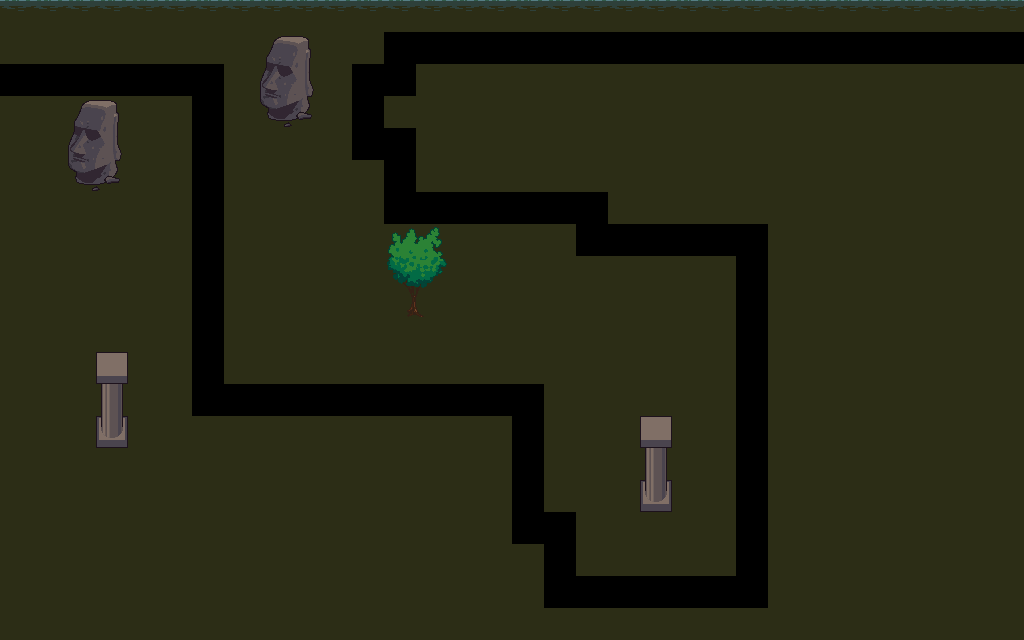

A level layout from a 2D game, rendered from its tile map. Below: a short description, then the map file with its tile-grid data intact:
An orthogonal 32x20 tile map with 32x32 px tiles, 2 tile layers (floor, top), 2 tilesets.

<map version="1.5" tiledversion="1.5.0" orientation="orthogonal" renderorder="right-down" width="32" height="20" tilewidth="32" tileheight="32" infinite="0" nextlayerid="3" nextobjectid="1">
 <editorsettings>
  <export target="td.json" format="json" />
 </editorsettings>
 <tileset firstgid="1" name="items" tilewidth="32" tileheight="32" tilecount="256" columns="16">
  <image source="items.png" width="512" height="512" />
 </tileset>
 <tileset firstgid="257" name="terrain_atlas" tilewidth="32" tileheight="32" tilecount="1024" columns="32">
  <image source="terrain_atlas.png" width="1024" height="1024" />
 </tileset>
 <layer id="1" name="floor" width="32" height="20">
  <data encoding="csv">
334,334,334,334,334,334,334,334,334,334,334,334,334,334,334,334,334,334,334,334,334,334,334,334,334,334,334,334,334,334,334,334,
366,366,366,366,366,366,366,366,366,366,366,366,444,444,444,444,444,444,444,444,444,444,444,444,444,444,444,444,444,444,444,444,
444,444,444,444,444,444,444,366,366,366,366,444,444,366,366,366,366,366,366,366,366,366,366,366,366,366,366,366,366,366,366,366,
366,366,366,366,366,366,444,366,366,366,366,444,366,366,366,366,366,366,366,366,366,366,366,366,366,366,366,366,366,366,366,366,
366,366,366,366,366,366,444,366,366,366,366,444,444,366,366,366,366,366,366,366,366,366,366,366,366,366,366,366,366,366,366,366,
366,366,366,366,366,366,444,366,366,366,366,366,444,366,366,366,366,366,366,366,366,366,366,366,366,366,366,366,366,366,366,366,
366,366,366,366,366,366,444,366,366,366,366,366,444,444,444,444,444,444,444,366,366,366,366,366,366,366,366,366,366,366,366,366,
366,366,366,366,366,366,444,366,366,366,366,366,366,366,366,366,366,366,444,444,444,444,444,444,366,366,366,366,366,366,366,366,
366,366,366,366,366,366,444,366,366,366,366,366,366,366,366,366,366,366,366,366,366,366,366,444,366,366,366,366,366,366,366,366,
366,366,366,366,366,366,444,366,366,366,366,366,366,366,366,366,366,366,366,366,366,366,366,444,366,366,366,366,366,366,366,366,
366,366,366,366,366,366,444,366,366,366,366,366,366,366,366,366,366,366,366,366,366,366,366,444,366,366,366,366,366,366,366,366,
366,366,366,366,366,366,444,366,366,366,366,366,366,366,366,366,366,366,366,366,366,366,366,444,366,366,366,366,366,366,366,366,
366,366,366,366,366,366,444,444,444,444,444,444,444,444,444,444,444,366,366,366,366,366,366,444,366,366,366,366,366,366,366,366,
366,366,366,366,366,366,366,366,366,366,366,366,366,366,366,366,444,366,366,366,366,366,366,444,366,366,366,366,366,366,366,366,
366,366,366,366,366,366,366,366,366,366,366,366,366,366,366,366,444,366,366,366,366,366,366,444,366,366,366,366,366,366,366,366,
366,366,366,366,366,366,366,366,366,366,366,366,366,366,366,366,444,366,366,366,366,366,366,444,366,366,366,366,366,366,366,366,
366,366,366,366,366,366,366,366,366,366,366,366,366,366,366,366,444,444,366,366,366,366,366,444,366,366,366,366,366,366,366,366,
366,366,366,366,366,366,366,366,366,366,366,366,366,366,366,366,366,444,366,366,366,366,366,444,366,366,366,366,366,366,366,366,
366,366,366,366,366,366,366,366,366,366,366,366,366,366,366,366,366,444,444,444,444,444,444,444,366,366,366,366,366,366,366,366,
366,366,366,366,366,366,366,366,366,366,366,366,366,366,366,366,366,366,366,366,366,366,366,366,366,366,366,366,366,366,366,366
</data>
 </layer>
 <layer id="2" name="top" width="32" height="20">
  <data encoding="csv">
0,0,0,0,0,0,0,0,0,0,0,0,0,0,0,0,0,0,0,0,0,0,0,0,0,0,0,0,0,0,0,0,
0,0,0,0,0,0,0,0,656,657,0,0,0,0,0,0,0,0,0,0,0,0,0,0,0,0,0,0,0,0,0,0,
0,0,0,0,0,0,0,0,688,689,0,0,0,0,0,0,0,0,0,0,0,0,0,0,0,0,0,0,0,0,0,0,
0,0,656,657,0,0,0,0,720,721,0,0,0,0,0,0,0,0,0,0,0,0,0,0,0,0,0,0,0,0,0,0,
0,0,688,689,0,0,0,0,0,0,0,0,0,0,0,0,0,0,0,0,0,0,0,0,0,0,0,0,0,0,0,0,
0,0,720,721,0,0,0,0,0,0,0,0,0,0,0,0,0,0,0,0,0,0,0,0,0,0,0,0,0,0,0,0,
0,0,0,0,0,0,0,0,0,0,0,0,0,0,0,0,0,0,0,0,0,0,0,0,0,0,0,0,0,0,0,0,
0,0,0,0,0,0,0,0,0,0,0,0,1212,1213,0,0,0,0,0,0,0,0,0,0,0,0,0,0,0,0,0,0,
0,0,0,0,0,0,0,0,0,0,0,0,1244,1245,0,0,0,0,0,0,0,0,0,0,0,0,0,0,0,0,0,0,
0,0,0,0,0,0,0,0,0,0,0,0,1276,1277,0,0,0,0,0,0,0,0,0,0,0,0,0,0,0,0,0,0,
0,0,0,0,0,0,0,0,0,0,0,0,0,0,0,0,0,0,0,0,0,0,0,0,0,0,0,0,0,0,0,0,
0,0,0,655,0,0,0,0,0,0,0,0,0,0,0,0,0,0,0,0,0,0,0,0,0,0,0,0,0,0,0,0,
0,0,0,687,0,0,0,0,0,0,0,0,0,0,0,0,0,0,0,0,0,0,0,0,0,0,0,0,0,0,0,0,
0,0,0,719,0,0,0,0,0,0,0,0,0,0,0,0,0,0,0,0,655,0,0,0,0,0,0,0,0,0,0,0,
0,0,0,0,0,0,0,0,0,0,0,0,0,0,0,0,0,0,0,0,687,0,0,0,0,0,0,0,0,0,0,0,
0,0,0,0,0,0,0,0,0,0,0,0,0,0,0,0,0,0,0,0,719,0,0,0,0,0,0,0,0,0,0,0,
0,0,0,0,0,0,0,0,0,0,0,0,0,0,0,0,0,0,0,0,0,0,0,0,0,0,0,0,0,0,0,0,
0,0,0,0,0,0,0,0,0,0,0,0,0,0,0,0,0,0,0,0,0,0,0,0,0,0,0,0,0,0,0,0,
0,0,0,0,0,0,0,0,0,0,0,0,0,0,0,0,0,0,0,0,0,0,0,0,0,0,0,0,0,0,0,0,
0,0,0,0,0,0,0,0,0,0,0,0,0,0,0,0,0,0,0,0,0,0,0,0,0,0,0,0,0,0,0,0
</data>
 </layer>
</map>
